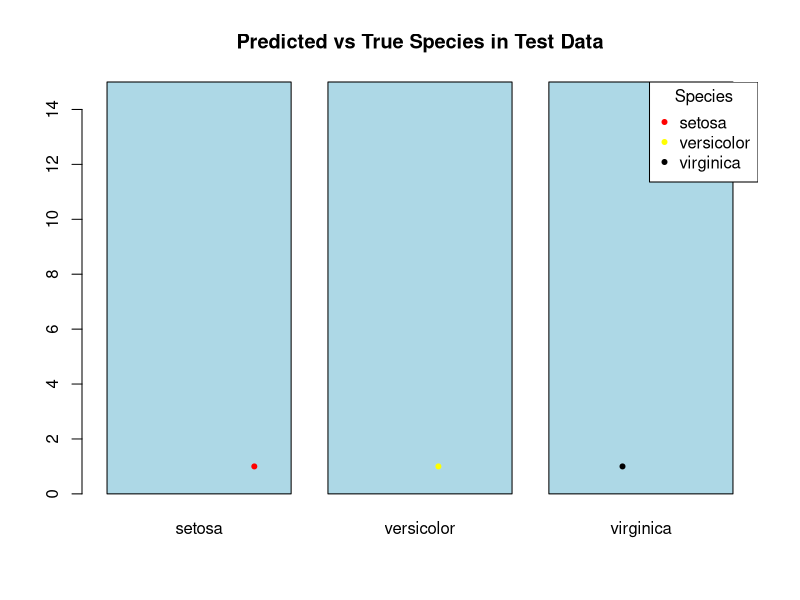
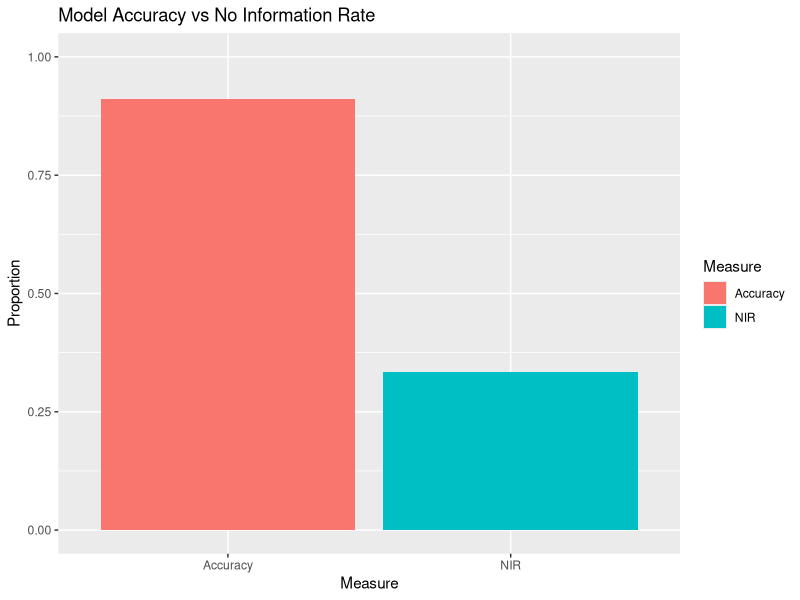

The R script that drew these images, in order:
#NAIVE BAYES Classification 

# Step 1: Install and load necessary libraries
install.packages(c("ggplot2","gmodels", "e1071"))
library(gmodels)
library(class)
library(lattice)
library(ggplot2)
library(caret)# Load 'caret' package for train-test split
library(e1071)# e1071- Naive Bayes
library(caret)

# Step 2: Load the Iris dataset
data(iris)
head(iris)

# Step 3: Split the data into training and testing sets
set.seed(123)  # Set seed for reproducibility
trainIndex <- createDataPartition(iris$Species, p = 0.7, list = FALSE)  # 70% training, 30% testing
trainData <- iris[trainIndex, ]
testData <- iris[-trainIndex, ]

# Step 4: Train the Naive Bayes model
model <- naiveBayes(Species ~ ., data = trainData)# Train Naive Bayes using all features to predict 'Species'

# Step 5: Make predictions on the test set
predictions <- predict(model, testData)

# Step 6: Evaluate the model
cm<-confusionMatrix(predictions, testData$Species)  # Confusion matrix and accuracy
cm
cm_table<-as.table(cm$table)
cm_table

# Step 7: Visualize the model's accuracy (Optional)
plot(predictions, col = "lightblue", main = "Predicted vs True Species in Test Data")
points(testData$Species, col = c("red","yellow", "black"), pch = 20)
legend("topright", legend = unique(iris$Species), col = c("red","yellow", "black"), pch = 20, title = "Species")

colnames(cm_table) <- c("Reference", "Prediction", "Freq")


accuracy <- sum(diag(cm$table)) / sum(cm$table)
nir <- 0.3333  # No Information Rate

df <- data.frame(Measure = c("Accuracy", "NIR"), Value = c(accuracy, nir))

ggplot(df, aes(x = Measure, y = Value, fill = Measure)) +
  geom_bar(stat = "identity") +
  ylim(0, 1) +
  labs(title = "Model Accuracy vs No Information Rate", y = "Proportion")
